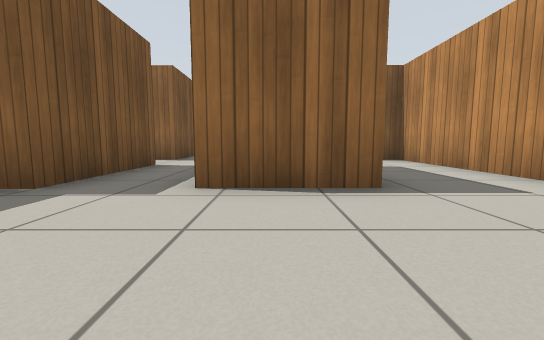
view 1 (above)

16 first-person views from a walk through a Gazebo world. The camera is 0.5 m above the floor, tilts 6° down and sees 90° across. The floor is counted in squares, 1 m on a side. Each view is taken from the middle of a square. On the plan, view 1 faces up. The plan holds only what a view shows up to about 9 squares ahead; the rest is blank. The robots in the file are not drawn. Simple patterns stand in for the simulator's built-in surfaces.

view 2
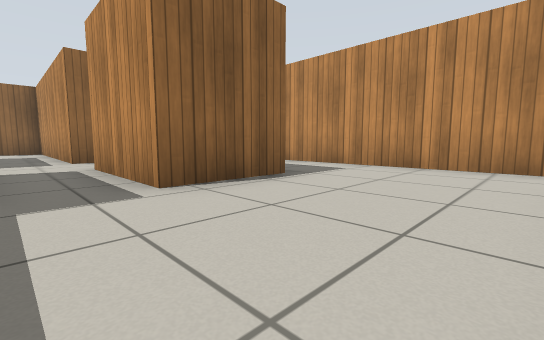

view 3
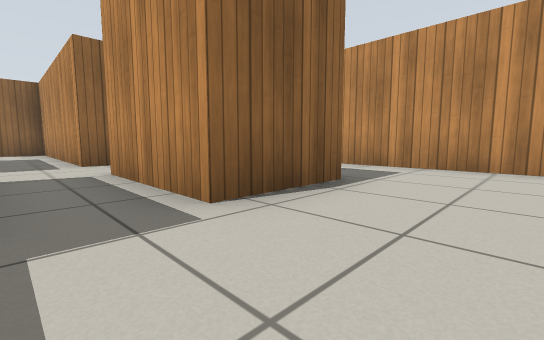

view 4
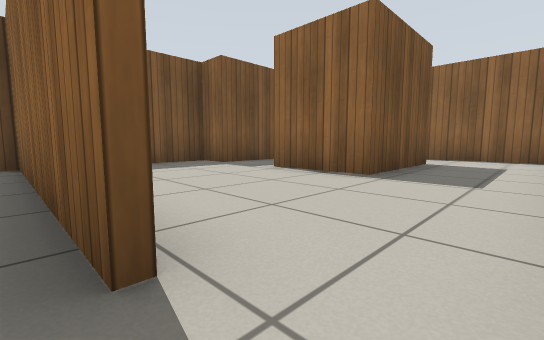

view 5
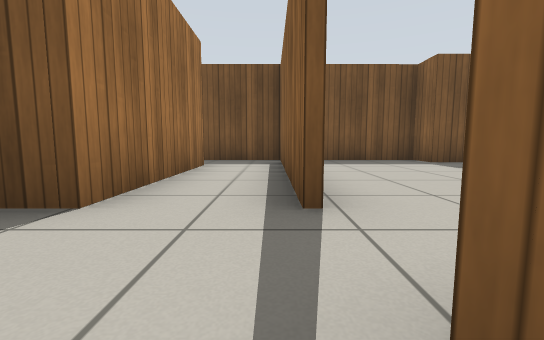

view 6
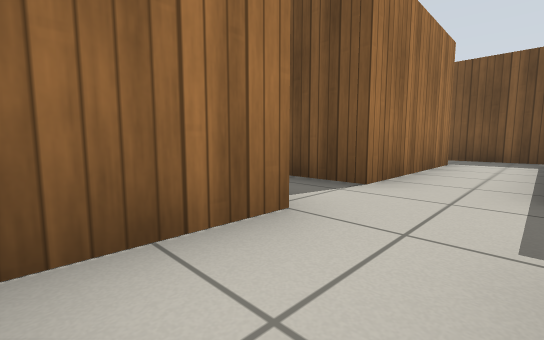

view 7
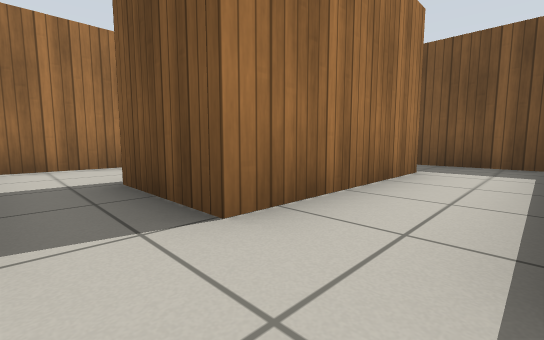

view 8
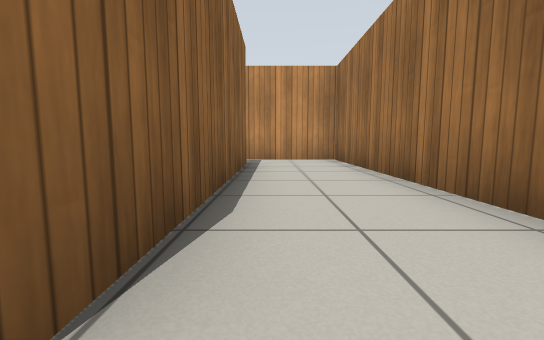

view 9
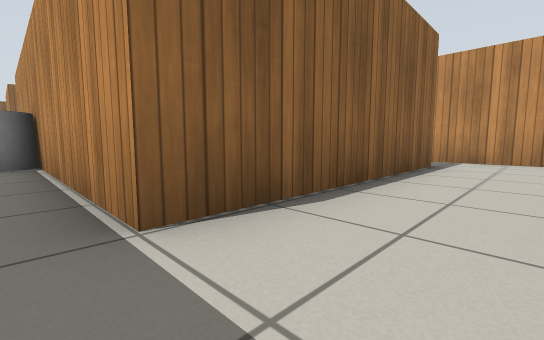

view 10
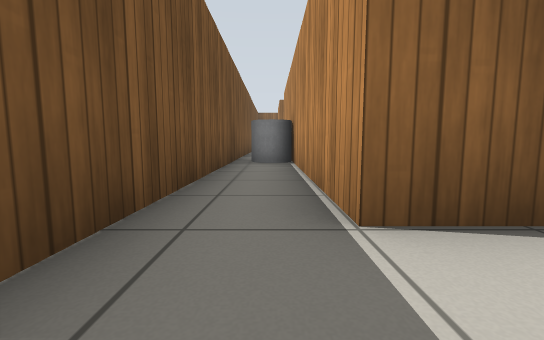

view 11
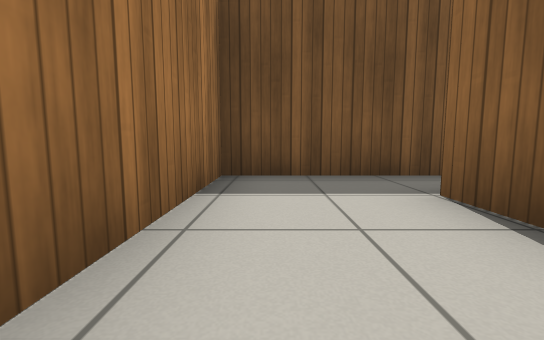

view 12
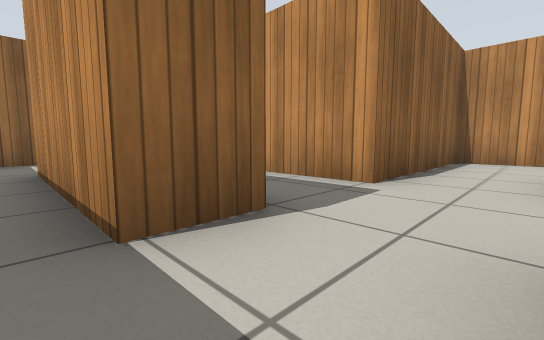

view 13
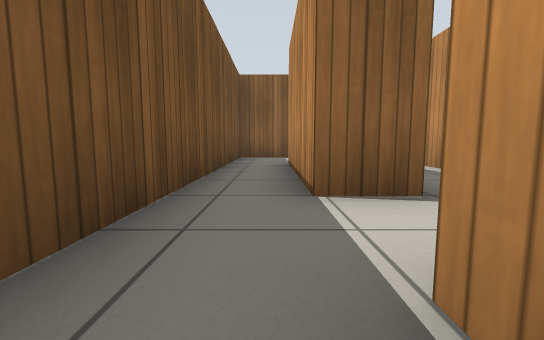

view 14
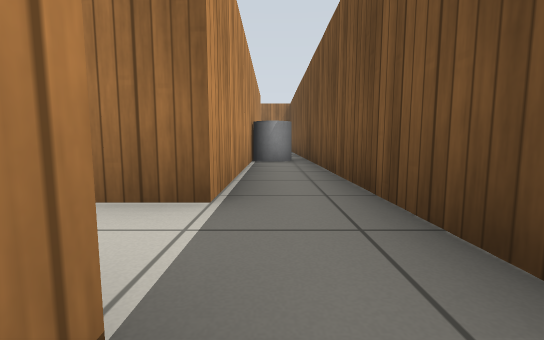

view 15
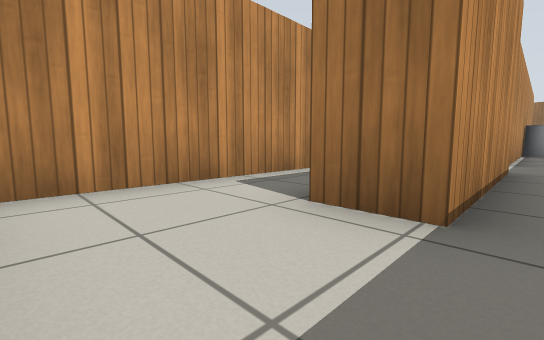

view 16
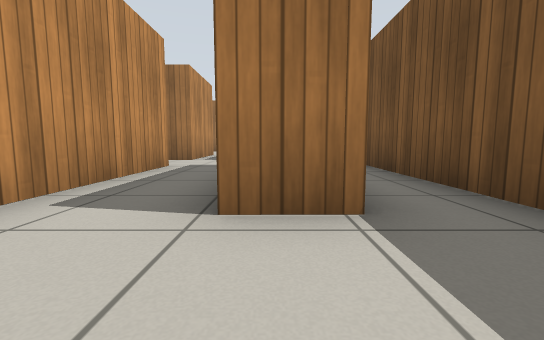

### Floor plan
Ten units are one square. View 1 is at (0, 0); x grows to the right and y downward. Boxes are objects, and circles mark ways between rooms. Rooms are numbered by the first view taken in them; rooms with no view inside come last. Other rooms are left out.
<svg viewBox="-55 -140 111 212">
<path fill="none" stroke="#000" d="M12 -57 12 -29 -9 -29 -9 -56 -1 -56M-25 -58 -25 -29M-25 -92 -25 -74M-33 -29 -33 -4M35 0 35 -74 -9 -74 -9 -131M-14 -135 -26 -135M21 6 -33 6 -33 30M34 24 51 24M-18 24 20 24M-25 -74 -35 -74 -35 -112 -25 -112M20 24 20 44 -35 44 -35 -58 -25 -58M-26 -135 -50 -135 -50 67 35 67 35 40"/>
<rect x="-45" y="-15" width="10" height="10" fill="#bbb"><title>grey cylinder</title></rect>
<circle cx="30" cy="0" r="3" fill="#2a7"/>
<circle cx="-30" cy="-125" r="3" fill="#2a7"/>
<circle cx="-30" cy="-65" r="3" fill="#2a7"/>
<circle cx="30" cy="35" r="3" fill="#2a7"/>
<text x="0" y="-60">1</text>
<text x="20" y="20">2</text>
<text x="-40" y="-10">3</text>
</svg>
Room 1 opens to room 2. Room 1 opens to room 3. Room 2 opens to room 3.

Where each view was taken, in squares from view 1:
view 1: 0 up, 0 right, facing up
view 2: 0 up, 2 left, facing up-right
view 3: 1 up, 2 left, facing up-right
view 4: 1 down, 3 right, facing up-left
view 5: 1 down, 4 right, facing left
view 6: 1 down, 5 right, facing down-left
view 7: 1 down, 3 right, facing down-left
view 8: 5 down, 4 left, facing right
view 9: 6 down, 4 left, facing up-right
view 10: 6 down, 4 left, facing up
view 11: 6 down, 1 left, facing left
view 12: 6 up, 4 left, facing up-right
view 13: 5 up, 4 left, facing up
view 14: 8 up, 4 left, facing down
view 15: 13 up, 4 left, facing down-right
view 16: 13 up, 3 left, facing down
